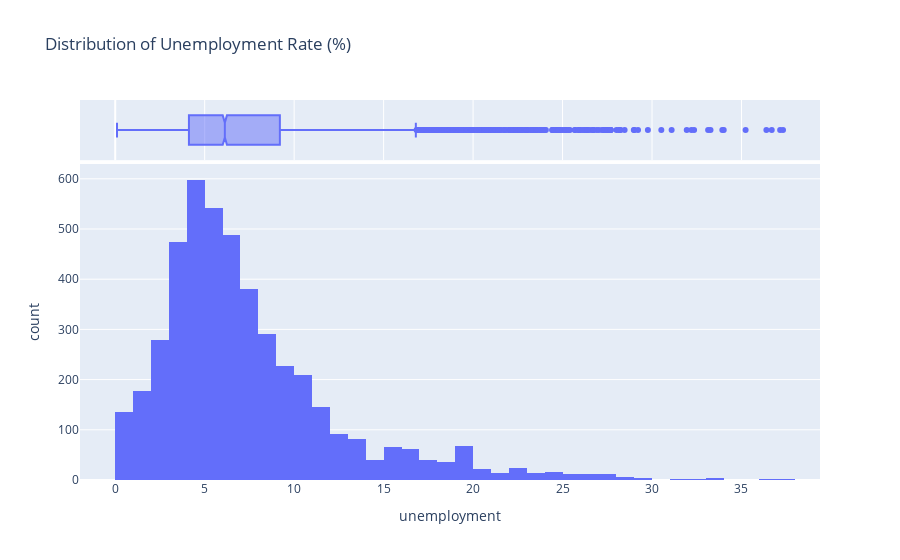

Notebook cell for this chart:
### Code cell
fig = px.histogram(df, x='unemployment', nbins=50,marginal="box" ,title='Distribution of Unemployment Rate (%)')
fig.show()

### Figure 1 — Plotly figure (JSON) as saved in the notebook; plotly's stock layout.template omitted (floating-point values rounded to 4 significant figures; data arrays with more than 128 entries replaced by an {"elided": "..."} marker saying what was removed)
{"data": [{"bingroup": "x", "hovertemplate": "unemployment=%{x}<br>count=%{y}<extra></extra>", "legendgroup": "", "marker": {"color": "#636efa", "pattern": {"shape": ""}}, "name": "", "nbinsx": 50, "orientation": "v", "showlegend": false, "type": "histogram", "x": {"elided": "4578 float values"}, "xaxis": "x", "yaxis": "y"}, {"hovertemplate": "unemployment=%{x}<extra></extra>", "legendgroup": "", "marker": {"color": "#636efa"}, "name": "", "notched": true, "showlegend": false, "type": "box", "x": {"elided": "4578 float values"}, "xaxis": "x2", "yaxis": "y2"}], "layout": {"barmode": "relative", "legend": {"tracegroupgap": 0}, "title": {"text": "Distribution of Unemployment Rate (%)"}, "xaxis": {"anchor": "y", "domain": [0, 1], "title": {"text": "unemployment"}}, "xaxis2": {"anchor": "y2", "domain": [0, 1], "matches": "x", "showgrid": true, "showticklabels": false}, "yaxis": {"anchor": "x", "domain": [0, 0.8316], "title": {"text": "count"}}, "yaxis2": {"anchor": "x2", "domain": [0.8416, 1], "matches": "y2", "showgrid": false, "showline": false, "showticklabels": false, "ticks": ""}}}
